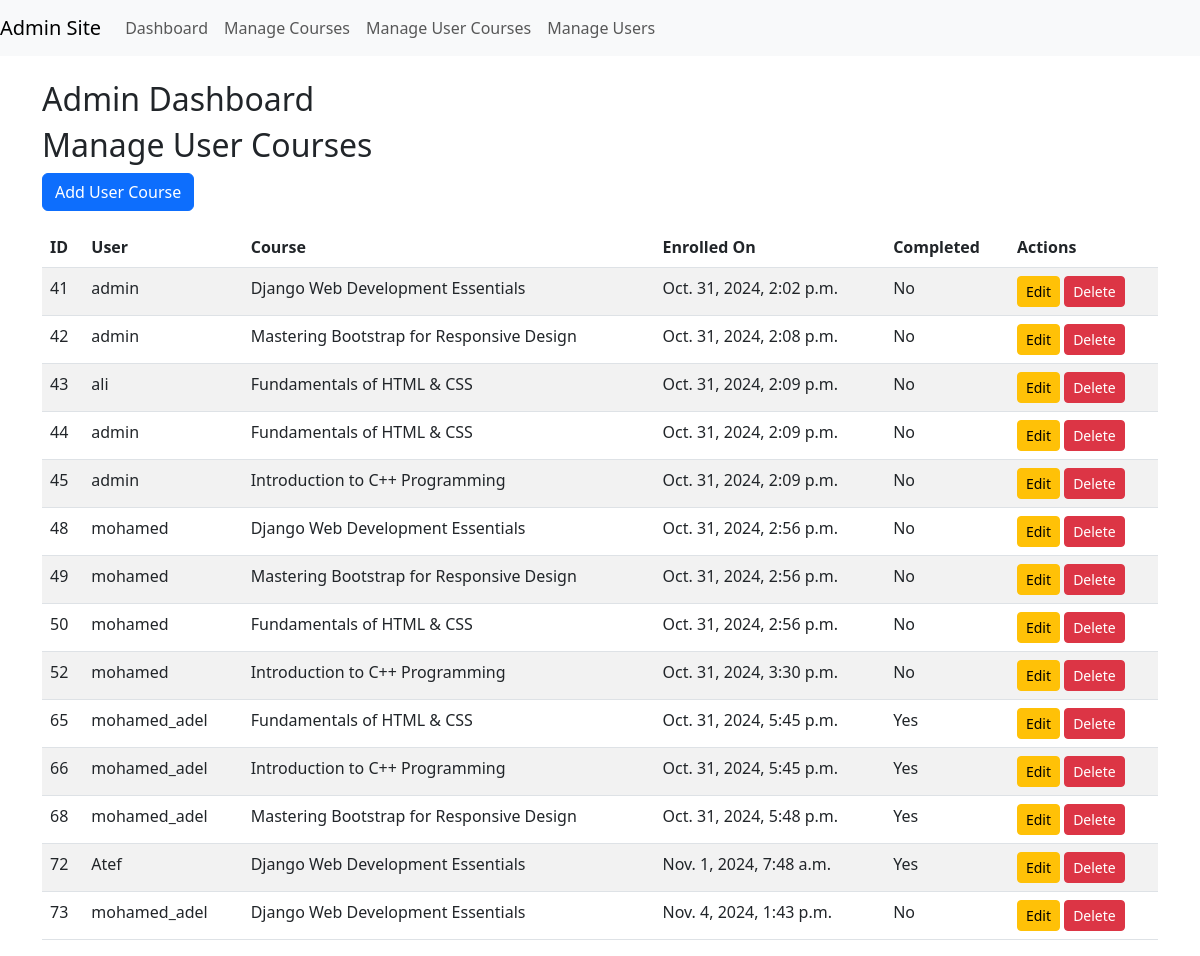
/custom_admin/manage-usercourses/ (signed in), run on an earlier commit of the app's database.
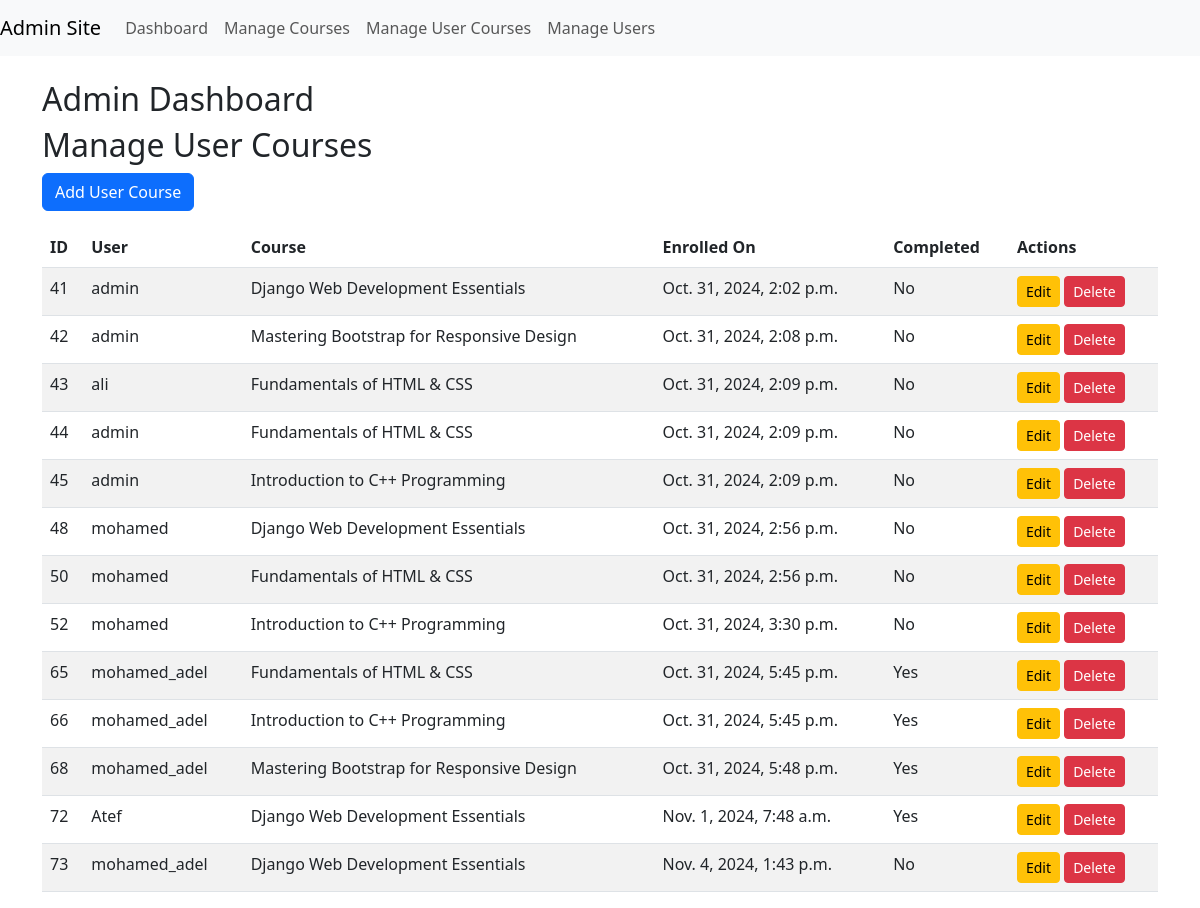
And on a later commit of the database.
### main/models.py (models this page shows, shortened)
class UserCourse(models.Model):
    course = models.ForeignKey(Course, on_delete=models.CASCADE)
    user = models.ForeignKey(User, on_delete=models.CASCADE)
    created_at = models.DateTimeField(auto_now_add=True)
    done = models.BooleanField(default=False)
    class Meta:
        constraints = [
            models.UniqueConstraint(fields=['user', 'course'], name='unique_user_course')
        ]

class Course(models.Model):
    title = models.CharField(max_length=100, unique=True)
    description = models.TextField()
    created_at = models.DateTimeField(auto_now_add=True)
    image = models.ImageField(upload_to='images/', blank=True, null=True)
    video_url = models.URLField(max_length=500, blank=True, null=True)

### custom_admin/views.py (the view)
# urls.py: path('manage-usercourses/', manage_usercourses, name='manage_usercourses'),
@login_required
def manage_usercourses(request):
    user_courses = UserCourse.objects.all()
    return render(request, 'manage_usercourses.html', {'user_courses': user_courses})

### custom_admin/templates/manage_usercourses.html
{% extends "adminsite.html" %}
{% block content %}
<h2>Manage User Courses</h2>
<a href="{% url 'add_user_course' %}" class="btn btn-primary mb-3">Add User Course</a>
<table class="table table-striped">
    <thead>
        <tr>
            <th>ID</th>
            <th>User</th>
            <th>Course</th>
            <th>Enrolled On</th>
            <th>Completed</th>
            <th>Actions</th>
        </tr>
    </thead>
    <tbody>
        {% for user_course in user_courses %}
        <tr>
            <td>{{ user_course.id }}</td>
            <td>{{ user_course.user.username }}</td>
            <td>{{ user_course.course.title }}</td>
            <td>{{ user_course.created_at }}</td>
            <td>{{ user_course.done|yesno:"Yes,No" }}</td>
            <td>
                <a href="{% url 'edit_user_course' user_course.id %}" class="btn btn-sm btn-warning">Edit</a>
                <a href="{% url 'delete_user_course' user_course.id %}" class="btn btn-sm btn-danger">Delete</a>
            </td>
        </tr>
        {% endfor %}
    </tbody>
</table>
{% endblock %}

What changed in the data, as far as the page shows it:
removed UserCourse: id "49", user.username "mohamed", course "Mastering Bootstrap for Responsive Design", created_at "Oct. 31, 2024, 2:56 p.m.", done "No"
